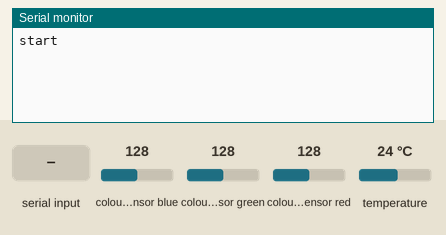
This sketch was run on a simulated Arduino Nano 33 BLE. On the bench: the last lines printed to the serial monitor. The test bench sets the inputs (shaded band); at power-on: colour sensor blue 128, colour sensor green 128, colour sensor red 128, temperature 24 °C.

Above: at 1.2 s.
1.3 s: "temp\n" received over Serial
At 2.5 s:
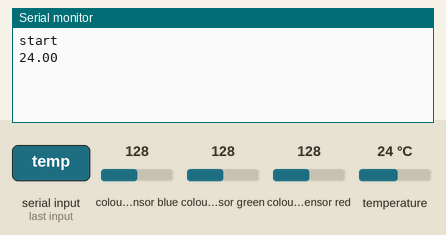
2.8 s: "light\n" received over Serial
At 3.5 s:
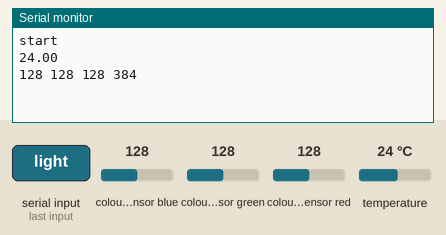

Measured:
- after the input at 1.3 s, the serial monitor: prints a new line at once (image 1)
- after the input at 2.8 s, the serial monitor: prints a new line at once (image 2)

The sketch:

serialSensors.ino
```cpp
#include <Arduino_HTS221.h>
#include <Arduino_APDS9960.h>

#define SERIAL Serial

int repeatTime = 5 ;

void setup() {
  // Start my new hardware serial
  SERIAL.begin(9600) ;
  while (!Serial) ;

  if (!HTS.begin()) {
    Serial.println("Failed to initialize humidity temperature sensor!");
    while (1);
  }

  if (!APDS.begin()) {
    Serial.println("Error initializing APDS9960 sensor.");
  }

  SERIAL.println("start") ;
}

void loop() {
  // Do something with mySerial...
  //SERIAL.println("123") ;
  //delay(500) ;
  String serialInput = "" ;
  if (SERIAL.available()) {
    serialInput = SERIAL.readStringUntil('\n') ;
  }
  if (serialInput == "temp") {
    float temperature = HTS.readTemperature();
    SERIAL.println(temperature) ;
  }
  else if (serialInput == "humi") {
    float humidity    = HTS.readHumidity();
    SERIAL.println(humidity) ;
  }
  else if (serialInput == "light") {
    while (! APDS.colorAvailable() && repeatTime < 5) {
      //SERIAL.println(".") ;
      delay(200);
      repeatTime += 1 ;
    }
    repeatTime = 0 ;
    int r, g, b, c;
    APDS.readColor(r, g, b, c);
    SERIAL.print(r) ;
    SERIAL.print(" ") ;
    SERIAL.print(g) ;
    SERIAL.print(" ") ;
    SERIAL.print(b) ;
    SERIAL.print(" ") ;
    SERIAL.println(c) ;
  }
}
```
